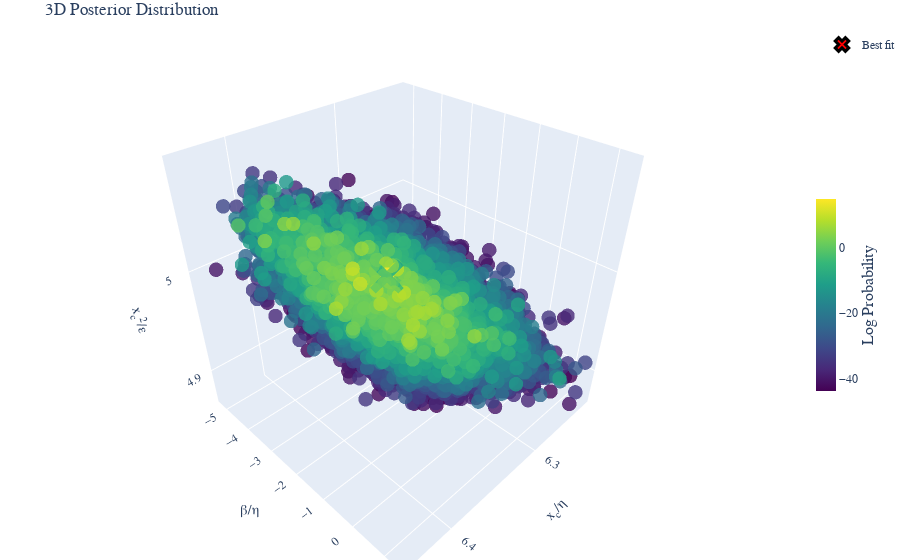

The notebook cell saved with this chart:
### Code cell
post.bins =None
fig =post.plot_posterior3D_interactive([0,1,2],labels=["$x_c/\\eta$","$\\beta/\\eta$","$x_c^2/\\epsilon$","$x_c$","ExtH"], truths=np.log(best_theta_trans),truth_label="Best fit" )
# Save the figure using matplotlib's savefig instead of plotly's write_image
fig.show()
# Save the figure as HTML
html_file_name=file.replace('_post.csv','_3D')
html_path = os.path.join(Products_folder, 'html_3d_plots', f'{html_file_name}.html')
# Create directory if it doesn't exist
os.makedirs(os.path.dirname(html_path), exist_ok=True)
fig.write_html(html_path)

### Figure 1 — Plotly figure (JSON) as saved in the notebook; plotly's stock layout.template omitted (floating-point values rounded to 4 significant figures; data arrays with more than 128 entries replaced by an {"elided": "..."} marker saying what was removed)
{"data": [{"marker": {"color": {"elided": "21057 float values"}, "colorbar": {"len": 0.4, "thickness": 20, "title": {"font": {"size": 16}, "side": "right", "text": "Log Probability"}, "x": 1.0, "y": 0.5}, "colorscale": [[0.0, "#440154"], [0.1111, "#482878"], [0.2222, "#3e4989"], [0.3333, "#31688e"], [0.4444, "#26828e"], [0.5556, "#1f9e89"], [0.6667, "#35b779"], [0.7778, "#6ece58"], [0.8889, "#b5de2b"], [1.0, "#fde725"]], "opacity": 0.8, "size": 5}, "mode": "markers", "name": "Posterior", "scene": "scene", "showlegend": false, "type": "scatter3d", "x": {"elided": "21057 float values"}, "y": {"elided": "21057 float values"}, "z": {"elided": "21057 float values"}}, {"marker": {"color": "red", "line": {"color": "black", "width": 3}, "size": 12, "symbol": "x"}, "mode": "markers", "name": "Best fit", "scene": "scene", "showlegend": true, "type": "scatter3d", "x": [6.382], "y": [-0.9553], "z": [5.034]}], "layout": {"font": {"family": "Computer Modern"}, "margin": {"b": 0, "l": 0, "r": 0, "t": 30}, "scene": {"aspectmode": "cube", "xaxis": {"exponentformat": "e", "showexponent": "all", "title": {"font": {"size": 14}, "text": "x<sub>c</sub>/η"}}, "yaxis": {"exponentformat": "e", "showexponent": "all", "title": {"font": {"size": 14}, "text": "β/η"}}, "zaxis": {"exponentformat": "e", "showexponent": "all", "title": {"font": {"size": 14}, "text": "x<sub>c</sub><sup>2</sup>/ε"}}}, "title": {"text": "3D Posterior Distribution"}}}
